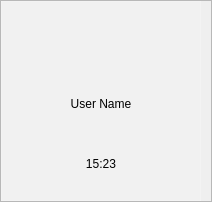
                                  <widget class="QFrame" name="user_and_usage_area">
                                   <property name="minimumSize">
                                    <size>
                                     <width>200</width>
                                     <height>200</height>
                                    </size>
                                   </property>
                                   <property name="maximumSize">
                                    <size>
                                     <width>16777215</width>
                                     <height>16777215</height>
                                    </size>
                                   </property>
                                   <property name="styleSheet">
                                    <string notr="true"/>
                                   </property>
                                   <property name="frameShape">
                                    <enum>QFrame::StyledPanel</enum>
                                   </property>
                                   <property name="frameShadow">
                                    <enum>QFrame::Raised</enum>
                                   </property>
                                   <layout class="QHBoxLayout" name="horizontalLayout_65">
                                    <property name="spacing">
                                     <number>10</number>
                                    </property>
                                    <property name="leftMargin">
                                     <number>0</number>
                                    </property>
                                    <property name="topMargin">
                                     <number>0</number>
                                    </property>
                                    <property name="rightMargin">
                                     <number>0</number>
                                    </property>
                                    <property name="bottomMargin">
                                     <number>0</number>
                                    </property>
                                    <item>
                                     <widget class="QFrame" name="user_info">
                                      <property name="minimumSize">
                                       <size>
                                        <width>200</width>
                                        <height>200</height>
                                       </size>
                                      </property>
                                      <property name="maximumSize">
                                       <size>
                                        <width>200</width>
                                        <height>200</height>
                                       </size>
                                      </property>
                                      <property name="styleSheet">
                                       <string notr="true">
border-image:none;
background-color: rgba(255, 255, 255, 30); 
border:1px solid rgba(255,255,255,40);</string>
                                      </property>
                                      <property name="frameShape">
                                       <enum>QFrame::NoFrame</enum>
                                      </property>
                                      <property name="frameShadow">
                                       <enum>QFrame::Raised</enum>
                                      </property>
                                      <layout class="QVBoxLayout" name="verticalLayout_37">
                                       <item>
                                        <widget class="QFrame" name="frame_44">
                                         <property name="minimumSize">
                                          <size>
                                           <width>0</width>
                                           <height>60</height>
                                          </size>
                                         </property>
                                         <property name="styleSheet">
                                          <string notr="true">background-color:none;
border:none;</string>
                                         </property>
                                         <property name="frameShape">
                                          <enum>QFrame::StyledPanel</enum>
                                         </property>
                                         <property name="frameShadow">
                                          <enum>QFrame::Raised</enum>
                                         </property>
                                         <layout class="QHBoxLayout" name="horizontalLayout_52">
                                          <property name="spacing">
                                           <number>0</number>
                                          </property>
                                          <property name="leftMargin">
                                           <number>0</number>
                                          </property>
                                          <property name="topMargin">
                                           <number>0</number>
                                          </property>
                                          <property name="rightMargin">
                                           <number>0</number>
                                          </property>
                                          <property name="bottomMargin">
                                           <number>0</number>
                                          </property>
                                          <item>
                                           <spacer name="horizontalSpacer_22">
                                            <property name="orientation">
                                             <enum>Qt::Horizontal</enum>
                                            </property>
                                            <property name="sizeHint" stdset="0">
                                             <size>
                                              <width>58</width>
                                              <height>20</height>
                                             </size>
                                            </property>
                                           </spacer>
                                          </item>
                                          <item>
                                           <widget class="QFrame" name="frame_45">
                                            <property name="minimumSize">
                                             <size>
                                              <width>60</width>
                                              <height>0</height>
                                             </size>
                                            </property>
                                            <property name="styleSheet">
                                             <string notr="true">background-repeat:no-repeat;
background-position:center;
background-image: url(:/newPrefix/user_info.png);
</string>
                                            </property>
                                            <property name="frameShape">
                                             <enum>QFrame::StyledPanel</enum>
                                            </property>
                                            <property name="frameShadow">
                                             <enum>QFrame::Raised</enum>
                                            </property>
                                           </widget>
                                          </item>
                                          <item>
                                           <spacer name="horizontalSpacer_23">
                                            <property name="orientation">
                                             <enum>Qt::Horizontal</enum>
                                            </property>
                                            <property name="sizeHint" stdset="0">
                                             <size>
                                              <width>58</width>
                                              <height>20</height>
                                             </size>
                                            </property>
                                           </spacer>
                                          </item>
                                         </layout>
                                        </widget>
                                       </item>
                                       <item>
                                        <widget class="QLabel" name="user_name_info">
                                         <property name="styleSheet">
                                          <string notr="true">background-color:rgba(255,255,255,0);
border:none;</string>
                                         </property>
                                         <property name="text">
                                          <string>User Name</string>
                                         </property>
                                         <property name="alignment">
                                          <set>Qt::AlignCenter</set>
                                         </property>
                                        </widget>
                                       </item>
                                       <item>
                                        <widget class="QLabel" name="label_42">
                                         <property name="styleSheet">
                                          <string notr="true">background-color:rgba(255,255,255,0);
border:none;</string>
                                         </property>
                                         <property name="text">
                                          <string>15:23</string>
                                         </property>
                                         <property name="alignment">
                                          <set>Qt::AlignCenter</set>
                                         </property>
                                        </widget>
                                       </item>
                                      </layout>
                                     </widget>
                                    </item>
                                    <item>
                                     <widget class="QFrame" name="frame">
                                      <property name="frameShape">
                                       <enum>QFrame::StyledPanel</enum>
                                      </property>
                                      <property name="frameShadow">
                                       <enum>QFrame::Raised</enum>
                                      </property>
                                      <widget class="QWidget" name="cpu_usage_graph" native="true">
                                       <property name="geometry">
                                        <rect>
                                         <x>10</x>
                                         <y>0</y>
                                         <width>400</width>
                                         <height>200</height>
                                        </rect>
                                       </property>
                                       <property name="minimumSize">
                                        <size>
                                         <width>400</width>
                                         <height>200</height>
                                        </size>
                                       </property>
                                       <property name="maximumSize">
                                        <size>
                                         <width>400</width>
                                         <height>200</height>
                                        </size>
                                       </property>
                                       <property name="styleSheet">
                                        <string notr="true">background-color: rgba(255, 255, 255, 30); 
border:1px solid rgba(255,255,255,40);</string>
                                       </property>
                                       <layout class="QHBoxLayout" name="horizontalLayout_13">
                                        <property name="spacing">
                                         <number>0</number>
                                        </property>
                                        <property name="leftMargin">
                                         <number>0</number>
                                        </property>
                                        <property name="topMargin">
                                         <number>0</number>
                                        </property>
                                        <property name="rightMargin">
                                         <number>0</number>
                                        </property>
                                        <property name="bottomMargin">
                                         <number>0</number>
                                        </property>
                                        <item>
                                         <widget class="QWidget" name="cpu_graph_area" native="true">
                                          <property name="minimumSize">
                                           <size>
                                            <width>261</width>
                                            <height>200</height>
                                           </size>
                                          </property>
                                          <property name="maximumSize">
                                           <size>
                                            <width>261</width>
                                            <height>200</height>
                                           </size>
                                          </property>
                                         </widget>
                                        </item>
                                        <item>
                                         <widget class="QWidget" name="cpu_labels_area" native="true">
                                          <property name="minimumSize">
                                           <size>
                                            <width>141</width>
                                            <height>200</height>
                                           </size>
                                          </property>
                                          <property name="maximumSize">
                                           <size>
                                            <width>141</width>
                                            <height>200</height>
                                           </size>
                                          </property>
                                          <widget class="QLabel" name="cpu_label">
                                           <property name="geometry">
                                            <rect>
                                             <x>30</x>
                                             <y>10</y>
                                             <width>81</width>
                                             <height>41</height>
                                            </rect>
                                           </property>
                                           <property name="text">
                                            <string>CPU</string>
                                           </property>
                                           <property name="alignment">
                                            <set>Qt::AlignCenter</set>
                                           </property>
                                          </widget>
                                          <widget class="QLabel" name="cpu_usage_label">
                                           <property name="geometry">
                                            <rect>
                                             <x>20</x>
                                             <y>80</y>
                                             <width>101</width>
                                             <height>31</height>
                                            </rect>
                                           </property>
                                           <property name="text">
                                            <string>0% Usage</string>
                                           </property>
                                           <property name="alignment">
                                            <set>Qt::AlignCenter</set>
                                           </property>
                                          </widget>
                                          <widget class="QLabel" name="cpu_frequency_label">
                                           <property name="geometry">
                                            <rect>
                                             <x>20</x>
                                             <y>120</y>
                                             <width>101</width>
                                             <height>31</height>
                                            </rect>
                                           </property>
                                           <property name="text">
                                            <string>0 GHz</string>
                                           </property>
                                           <property name="alignment">
                                            <set>Qt::AlignCenter</set>
                                           </property>
                                          </widget>
                                         </widget>
                                        </item>
                                       </layout>
                                      </widget>
                                      <widget class="QWidget" name="memory_usage_graph" native="true">
                                       <property name="geometry">
                                        <rect>
                                         <x>430</x>
                                         <y>0</y>
                                         <width>400</width>
                                         <height>200</height>
                                        </rect>
                                       </property>
                                       <property name="minimumSize">
                                        <size>
                                         <width>400</width>
                                         <height>200</height>
                                        </size>
                                       </property>
                                       <property name="maximumSize">
                                        <size>
                                         <width>400</width>
                                         <height>200</height>
                                        </size>
                                       </property>
                                       <property name="styleSheet">
                                        <string notr="true">background-color: rgba(255, 255, 255, 30); 
border:1px solid rgba(255,255,255,40);</string>
                                       </property>
                                       <layout class="QHBoxLayout" name="horizontalLayout_14">
                                        <property name="spacing">
                                         <number>0</number>
                                        </property>
                                        <property name="leftMargin">
                                         <number>0</number>
                                        </property>
                                        <property name="topMargin">
                                         <number>0</number>
                                        </property>
                                        <property name="rightMargin">
                                         <number>0</number>
                                        </property>
                                        <property name="bottomMargin">
                                         <number>0</number>
                                        </property>
                                        <item>
                                         <widget class="QWidget" name="memory_graph_area" native="true">
                                          <property name="minimumSize">
                                           <size>
                                            <width>261</width>
                                            <height>201</height>
                                           </size>
                                          </property>
                                          <property name="maximumSize">
                                           <size>
                                            <width>261</width>
                                            <height>201</height>
                                           </size>
                                          </property>
                                         </widget>
                                        </item>
                                        <item>
                                         <widget class="QWidget" name="memory_labels_area" native="true">
                                          <property name="minimumSize">
                                           <size>
                                            <width>141</width>
                                            <height>200</height>
                                           </size>
                                          </property>
                                          <property name="maximumSize">
                                           <size>
                                            <width>141</width>
                                            <height>200</height>
                                           </size>
                                          </property>
                                          <widget class="QLabel" name="memory_label">
                                           <property name="geometry">
                                            <rect>
                                             <x>30</x>
                                             <y>10</y>
                                             <width>81</width>
                                             <height>41</height>
                                            </rect>
                                           </property>
                                           <property name="text">
                                            <string>Memory</string>
                                           </property>
                                           <property name="alignment">
                                            <set>Qt::AlignCenter</set>
                                           </property>
                                          </widget>
                                          <widget class="QLabel" name="memory_usage_label">
                                           <property name="geometry">
                                            <rect>
                                             <x>0</x>
                                             <y>80</y>
                                             <width>141</width>
                                             <height>50</height>
                                            </rect>
                                           </property>
                                           <property name="text">
                                            <string>0/0 GB (0%)</string>
                                           </property>
                                           <property name="alignment">
                                            <set>Qt::AlignCenter</set>
                                           </property>
                                          </widget>
                                         </widget>
                                        </item>
                                       </layout>
                                      </widget>
                                      <widget class="QWidget" name="network_throughput_graph" native="true">
                                       <property name="geometry">
                                        <rect>
                                         <x>850</x>
                                         <y>0</y>
                                         <width>400</width>
                                         <height>200</height>
                                        </rect>
                                       </property>
                                       <property name="minimumSize">
                                        <size>
                                         <width>400</width>
                                         <height>200</height>
                                        </size>
                                       </property>
                                       <property name="maximumSize">
                                        <size>
                                         <width>400</width>
                                         <height>200</height>
                                        </size>
                                       </property>
                                       <property name="styleSheet">
                                        <string notr="true">background-color: rgba(255, 255, 255, 30); 
border:1px solid rgba(255,255,255,40);</string>
                                       </property>
                                       <layout class="QHBoxLayout" name="horizontalLayout_15">
                                        <property name="spacing">
                                         <number>0</number>
                                        </property>
                                        <property name="leftMargin">
                                         <number>0</number>
                                        </property>
                                        <property name="topMargin">
                                         <number>0</number>
                                        </property>
                                        <property name="rightMargin">
                                         <number>0</number>
                                        </property>
                                        <property name="bottomMargin">
                                         <number>0</number>
                                        </property>
                                        <item>
                                         <widget class="QWidget" name="network_graph_area" native="true">
                                          <property name="minimumSize">
                                           <size>
                                            <width>261</width>
                                            <height>201</height>
                                           </size>
                                          </property>
                                          <property name="maximumSize">
                                           <size>
                                            <width>261</width>
                                            <height>201</height>
                                           </size>
                                          </property>
                                         </widget>
                                        </item>
                                        <item>
                                         <widget class="QWidget" name="network_labels_area" native="true">
                                          <property name="minimumSize">
                                           <size>
                                            <width>141</width>
                                            <height>200</height>
                                           </size>
                                          </property>
                                          <property name="maximumSize">
                                           <size>
                                            <width>141</width>
                                            <height>200</height>
                                           </size>
                                          </property>
                                          <widget class="QLabel" name="netwrok_label">
                                           <property name="geometry">
                                            <rect>
                                             <x>30</x>
                                             <y>10</y>
                                             <width>81</width>
                                             <height>41</height>
                                            </rect>
                                           </property>
                                           <property name="text">
                                            <string>Network</string>
                                           </property>
                                          </widget>
                                          <widget class="QLabel" name="network_throughput_label">
                                           <property name="geometry">
                                            <rect>
                                             <x>10</x>
                                             <y>80</y>
                                             <width>121</width>
                                             <height>50</height>
                                            </rect>
                                           </property>
                                           <property name="text">
                                            <string>S: 0 Kbps</string>
                                           </property>
                                           <property name="alignment">
                                            <set>Qt::AlignCenter</set>
                                           </property>
                                          </widget>
                                          <widget class="QLabel" name="network_throughput_label_2">
                                           <property name="geometry">
                                            <rect>
                                             <x>10</x>
                                             <y>140</y>
                                             <width>121</width>
                                             <height>50</height>
                                            </rect>
                                           </property>
                                           <property name="text">
                                            <string>R: 0 Kbps</string>
                                           </property>
                                           <property name="alignment">
                                            <set>Qt::AlignCenter</set>
                                           </property>
                                          </widget>
                                         </widget>
                                        </item>
                                       </layout>
                                      </widget>
                                     </widget>
                                    </item>
                                   </layout>
                                  </widget>
